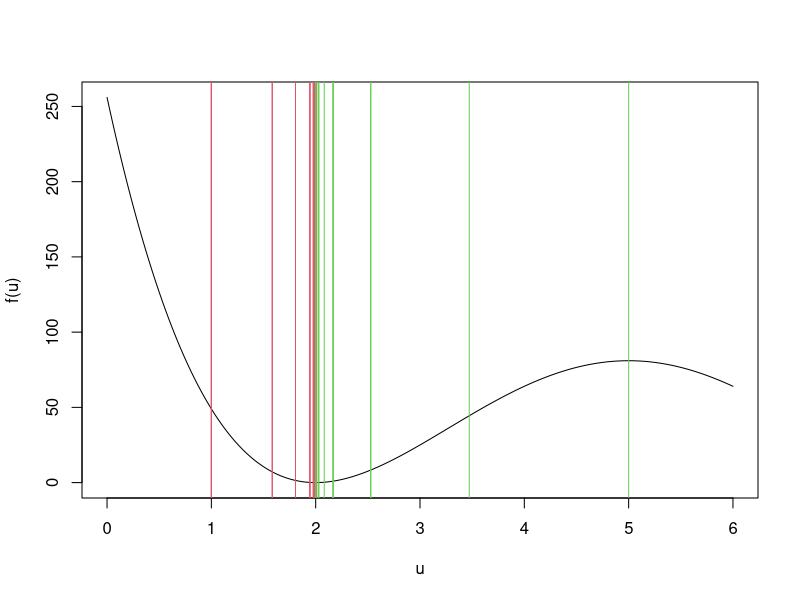

R code for this plot:
# Objective function
f <- function(x) {
  ((x - 2) * (x - 8))^2
}

# Fibonacci search function
fib_search <- function(f, a, b, tol = 1e-4) {
  
  # Generate Fibonacci numbers
  fib <- c(1, 1)
  while (fib[length(fib)] < (b - a) / tol) {
    fib <- c(fib, fib[length(fib)] + fib[length(fib) - 1])
  }
  
  history <- data.frame(
    a = a,
    b = b
  )
  
  N <- length(fib)
  
  # Initial points
  x1 <- a + fib[N - 2] / fib[N] * (b - a)
  x2 <- a + fib[N - 1] / fib[N] * (b - a)
  
  f1 <- f(x1)
  f2 <- f(x2)
  
  for (k in 1:(N - 2)) {
    
    if (f1 > f2) {
      
      a <- x1
      x1 <- x2
      f1 <- f2
      
      x2 <- a + fib[N - k - 1] / fib[N - k] * (b - a)
      f2 <- f(x2)
      
    } else {
      
      b <- x2
      x2 <- x1
      f2 <- f1
      
      x1 <- a + fib[N - k - 2] / fib[N - k] * (b - a)
      f1 <- f(x1)
    }
    
    history <- rbind(
      history,
      data.frame(a = a, b = b)
    )
  }
  
  list(
    xmin = (a + b) / 2,
    fmin = f((a + b) / 2),
    interval = c(a, b),
    history = history
  )
}

# Run Fibonacci search
result <- fib_search(f, a = 1, b = 5, tol = 1e-4)

print(result)

h = result$history

u = seq(0,6,length = 500)
plot(u,f(u), type = 'l')
for (i in 1:nrow(h)) {
  abline(v = h[i,1], col = 2)
  abline(v = h[i,2], col = 3)
}
